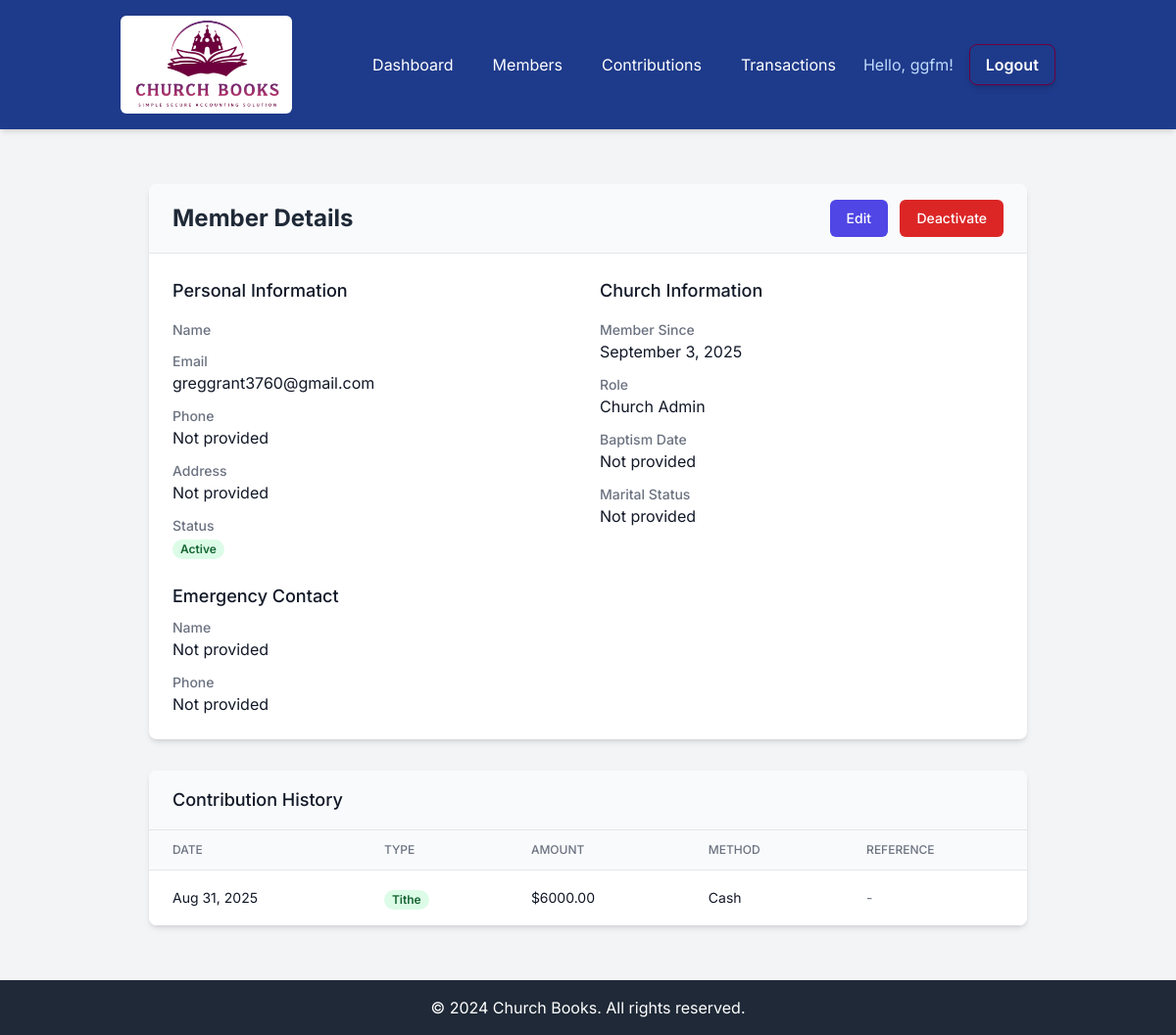
The page /finances/members/3/ (signed in) on the database its author committed.
### church_finances/models.py (models this page shows, shortened)
class ChurchMember(models.Model):
    ROLES = (
        ('admin', 'Church Admin'),
        ('treasurer', 'Treasurer'),
        ('pastor', 'Pastor'),
        ('assistant_pastor', 'Assistant Pastor'),
        ('deacon', 'Deacon')
    )
    MARITAL_STATUS = (
        ('single', 'Single'),
        ('married', 'Married'),
        ('widowed', 'Widowed'),
        ('divorced', 'Divorced'),
    )
    user = models.ForeignKey(User, on_delete=models.CASCADE)
    church = models.ForeignKey(Church, on_delete=models.CASCADE)
    role = models.CharField(max_length=20, choices=ROLES, default='member')
    is_active = models.BooleanField(default=True)
    date_of_birth = models.DateField(null=True, blank=True)
    phone_number = models.CharField(max_length=20, blank=True)
    address = models.TextField(blank=True)
    marital_status = models.CharField(max_length=20, choices=MARITAL_STATUS, blank=True)
    baptism_date = models.DateField(null=True, blank=True)
    membership_date = models.DateField(default=timezone.now)
    emergency_contact_name = models.CharField(max_length=100, blank=True)
    emergency_contact_phone = models.CharField(max_length=20, blank=True)
    notes = models.TextField(blank=True)
    created_at = models.DateTimeField(auto_now_add=True)
    updated_at = models.DateTimeField(auto_now=True)
    class Meta:
        unique_together = ['user', 'church']

class Contribution(models.Model):
    CONTRIBUTION_TYPES = (
        ('tithe', 'Tithe'),
        ('offering', 'Offering'),
        ('special_offering', 'Special Offering'),
        ('building_fund', 'Building Fund'),
        ('missions', 'Missions'),
        ('other', 'Other'),
    )
    PAYMENT_METHODS = (
        ('cash', 'Cash'),
        ('check', 'Check'),
        ('card', 'Credit/Debit Card'),
        ('bank_transfer', 'Bank Transfer'),
        ('mobile_money', 'Mobile Money'),
    )
    member = models.ForeignKey(ChurchMember, on_delete=models.CASCADE)
    church = models.ForeignKey(Church, on_delete=models.CASCADE)
    date = models.DateField()
    contribution_type = models.CharField(max_length=20, choices=CONTRIBUTION_TYPES)
    amount = models.DecimalField(max_digits=10, decimal_places=2)
    payment_method = models.CharField(max_length=20, choices=PAYMENT_METHODS)
    reference_number = models.CharField(max_length=50, blank=True, help_text="Check number, transaction ID, etc.")
    notes = models.TextField(blank=True)
    recorded_by = models.ForeignKey(User, on_delete=models.SET_NULL, null=True)
    created_at = models.DateTimeField(auto_now_add=True)
    updated_at = models.DateTimeField(auto_now=True)

### church_finances/views.py (the view)
# urls.py: path("members/<int:pk>/", views.member_detail_view, name="member_detail"),
@login_required
def member_detail_view(request, pk):
    church = get_user_church(request.user)
    if not church:
        info(request, "Your church account is pending approval.")
        return render(request, "church_finances/pending_approval.html")
    member = get_object_or_404(ChurchMember, pk=pk, church=church)
    contributions = Contribution.objects.filter(member=member).order_by('-date')
    context = {
        "member": member,
        "contributions": contributions,
        "church": church
    }
    return render(request, "church_finances/member_detail.html", context)

### church_finances/views.py (called while the page is built)
def get_user_church(user):
    try:
        member = ChurchMember.objects.get(user=user, is_active=True)
        return member.church if member.church.is_approved else None
    except ChurchMember.DoesNotExist:
        return None

### church_finances/templates/church_finances/member_detail.html (shortened to what this page needs)
{% extends 'base.html' %}
{% block content %}
<div class="container mx-auto px-4 py-8">
    <div class="max-w-4xl mx-auto">
        <div class="bg-white shadow-md rounded-lg overflow-hidden mb-8">
            <div class="px-6 py-4 border-b border-gray-200 bg-gray-50">
                <div class="flex justify-between items-center">
                    <h2 class="text-2xl font-bold text-gray-800">Member Details</h2>
                    <div class="space-x-2">
                        <a href="{% url 'member_edit' member.id %}" class="inline-flex items-center px-4 py-2 border border-transparent text-sm font-medium rounded-md text-white bg-indigo-600 hover:bg-indigo-700">
                            Edit
                        </a>
                        {% if member.is_active %}
                        <a href="{% url 'member_deactivate' member.id %}"
                           onclick="return confirm('Are you sure you want to deactivate this member?')"
                           class="inline-flex items-center px-4 py-2 border border-transparent text-sm font-medium rounded-md text-white bg-red-600 hover:bg-red-700">
                            Deactivate
                        </a>
                        {% else %}
                        <a href="{% url 'member_activate' member.id %}"
                           class="inline-flex items-center px-4 py-2 border border-transparent text-sm font-medium rounded-md text-white bg-green-600 hover:bg-green-700">
                            Activate
                        </a>
                        {% endif %}
                    </div>
                </div>
            </div>
            <div class="p-6">
                <div class="grid grid-cols-1 md:grid-cols-2 gap-6">
                    <div>
                        <h3 class="text-lg font-medium text-gray-900 mb-4">Personal Information</h3>
                        <dl class="space-y-3">
                            <div>
                                <dt class="text-sm font-medium text-gray-500">Name</dt>
                            </div>
                            <div>
                                <dt class="text-sm font-medium text-gray-500">Email</dt>
                                <dd class="text-base text-gray-900">{{ member.user.email }}</dd>
                            </div>
                            <div>
                                <dt class="text-sm font-medium text-gray-500">Phone</dt>
                                <dd class="text-base text-gray-900">{{ member.phone_number|default:"Not provided" }}</dd>
                            </div>
                            <div>
                                <dt class="text-sm font-medium text-gray-500">Address</dt>
                                <dd class="text-base text-gray-900">{{ member.address|default:"Not provided"|linebreaksbr }}</dd>
                            </div>
                            <div>
                                <dt class="text-sm font-medium text-gray-500">Status</dt>
                                <dd>
                                    <span class="px-2 inline-flex text-xs leading-5 font-semibold rounded-full {% if member.is_active %}bg-green-100 text-green-800{% else %}bg-red-100 text-red-800{% endif %}">
                                        {{ member.is_active|yesno:"Active,Inactive" }}
                                    </span>
                                </dd>
                            </div>
                        </dl>
                    </div>
                    <div>
                        <h3 class="text-lg font-medium text-gray-900 mb-4">Church Information</h3>
                        <dl class="space-y-3">
                            <div>
                                <dt class="text-sm font-medium text-gray-500">Member Since</dt>
                                <dd class="text-base text-gray-900">{{ member.membership_date|date:"F j, Y" }}</dd>
                            </div>
                            <div>
                                <dt class="text-sm font-medium text-gray-500">Role</dt>
                                <dd class="text-base text-gray-900">{{ member.get_role_display }}</dd>
                            </div>
                            <div>
                                <dt class="text-sm font-medium text-gray-500">Baptism Date</dt>
                                <dd class="text-base text-gray-900">{{ member.baptism_date|date:"F j, Y"|default:"Not provided" }}</dd>
                            </div>
                            <div>
                                <dt class="text-sm font-medium text-gray-500">Marital Status</dt>
                                <dd class="text-base text-gray-900">{{ member.get_marital_status_display|default:"Not provided" }}</dd>
                            </div>
                        </dl>
                    </div>
                </div>
                <div class="mt-6">
                    <h3 class="text-lg font-medium text-gray-900 mb-2">Emergency Contact</h3>
                    <dl class="space-y-3">
                        <div>
                            <dt class="text-sm font-medium text-gray-500">Name</dt>
                            <dd class="text-base text-gray-900">{{ member.emergency_contact_name|default:"Not provided" }}</dd>
                        </div>
                        <div>
                            <dt class="text-sm font-medium text-gray-500">Phone</dt>
                            <dd class="text-base text-gray-900">{{ member.emergency_contact_phone|default:"Not provided" }}</dd>
                        </div>
                    </dl>
                </div>
            </div>
        </div>
        <div class="bg-white shadow-md rounded-lg overflow-hidden">
            <div class="px-6 py-4 border-b border-gray-200 bg-gray-50">
                <h3 class="text-lg font-medium text-gray-900">Contribution History</h3>
            </div>
            {% if contributions %}
            <div class="overflow-x-auto">
                <table class="min-w-full divide-y divide-gray-200">
                    <thead class="bg-gray-50">
                        <tr>
                            <th class="px-6 py-3 text-left text-xs font-medium text-gray-500 uppercase">Date</th>
                            <th class="px-6 py-3 text-left text-xs font-medium text-gray-500 uppercase">Type</th>
                            <th class="px-6 py-3 text-left text-xs font-medium text-gray-500 uppercase">Amount</th>
                            <th class="px-6 py-3 text-left text-xs font-medium text-gray-500 uppercase">Method</th>
                            <th class="px-6 py-3 text-left text-xs font-medium text-gray-500 uppercase">Reference</th>
                        </tr>
                    </thead>
                    <tbody class="bg-white divide-y divide-gray-200">
                        {% for contribution in contributions %}
                        <tr>
                            <td class="px-6 py-4 whitespace-nowrap text-sm text-gray-900">
                                {{ contribution.date|date:"M d, Y" }}
                            </td>
                            <td class="px-6 py-4 whitespace-nowrap">
                                <span class="px-2 inline-flex text-xs leading-5 font-semibold rounded-full
                                    {% if contribution.contribution_type == 'tithe' %}bg-green-100 text-green-800
                                    {% elif contribution.contribution_type == 'offering' %}bg-blue-100 text-blue-800
                                    {% else %}bg-gray-100 text-gray-800{% endif %}">
                                    {{ contribution.get_contribution_type_display }}
                                </span>
                            </td>
                            <td class="px-6 py-4 whitespace-nowrap text-sm text-gray-900">${{ contribution.amount }}</td>
                            <td class="px-6 py-4 whitespace-nowrap text-sm text-gray-900">
                                {{ contribution.get_payment_method_display }}
                            </td>
                            <td class="px-6 py-4 whitespace-nowrap text-sm text-gray-500">
                                {{ contribution.reference_number|default:"-" }}
                            </td>
                        </tr>
                        {% endfor %}
                    </tbody>
                </table>
            </div>
            {% else %}
            <div class="p-6 text-center text-gray-500">
                No contributions recorded yet.
            </div>
            {% endif %}
        </div>
    </div>
</div>
{% endblock %}

### templates/base.html (shortened to what this page needs)
{% load static %}
<!DOCTYPE html>
<html lang="en">
<head>
    <script src="https://cdn.tailwindcss.com"></script>
</head>
<body class="flex flex-col min-h-screen">
    <nav class="bg-blue-900 p-4 shadow-md">
        <div class="container mx-auto">
            <div class="flex justify-around items-center">
                <a href="{% url 'home' %}" class="flex items-center text-white rounded-md bg-white px-3 py-1 hover:bg-gray-200 transition-colors h-[100px]">
                    <img src="{% static 'images/logo.png' %}" class="h-[100px] w-auto rounded" alt="Church Books Logo">
                </a>
                <div class="hidden lg:flex lg:items-center lg:space-x-4">
                    {% if user.is_authenticated %}
                        <a href="{% url 'dashboard' %}" class="text-white hover:text-white rounded-md px-3 py-1 hover:bg-red-600 transition-colors">Dashboard</a>
                        <a href="{% url 'member_list' %}" class="text-white hover:text-white rounded-md px-3 py-1 hover:bg-red-600 transition-colors">Members</a>
                        <a href="{% url 'contribution_list' %}" class="text-white hover:text-white rounded-md px-3 py-1 hover:bg-red-600 transition-colors">Contributions</a>
                        <a href="{% url 'transaction_list' %}" class="text-white hover:text-white rounded-md px-3 py-1 hover:bg-red-600 transition-colors">Transactions</a>
                        <span class="text-blue-200">Hello, {{ user.username }}!</span>
                        <a href="{% url 'logout' %}" class="border border-[#6e003d] hover:bg-red-600 text-white font-semibold py-2 px-4 rounded-lg shadow-md transition duration-300 ease-in-out transform hover:scale-105">Logout</a>
                    {% endif %}
                </div>
            </div>
        </div>
    </nav>
    <main class="flex-grow container mx-auto px-4 sm:px-6 py-6">
        <div class="max-w-7xl mx-auto">
            {% block content %}
            {% endblock %}
        </div>
    </main>
    <footer class="bg-gray-800 text-white p-4 text-center mt-auto">
        <div class="container mx-auto">
            &copy; 2024 Church Books. All rights reserved.
        </div>
    </footer>
</body>
</html>

### templates/base.html (style rules this page uses)
body { font-family: 'Inter', sans-serif; background-color: #f3f4f6; min-height: 100vh; display: flex; flex-direction: column; }

### rows shown on the page
ChurchMember: user.email "greggrant3760@gmail.com", phone_number "Not provided", address "Not provided", is_active "Active", membership_date "September 3, 2025", role "Church Admin", baptism_date "Not provided", marital_status "Not provided", emergency_contact_name "Not provided", emergency_contact_phone "Not provided"
Contribution: date "Aug 31, 2025", contribution_type "Tithe", amount "6000.00", payment_method "Cash", reference_number "-"

### other values the page prints
{{ user.username }} "ggfm"
